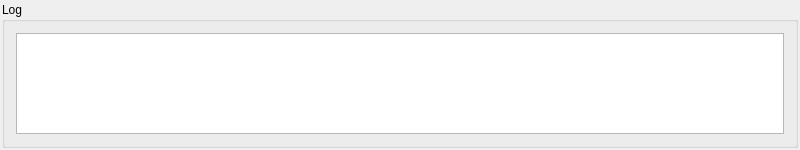
<?xml version="1.0" encoding="UTF-8"?>
<ui version="4.0">
 <class>TcpServer</class>
 <widget class="QWidget" name="TcpServer">
  <property name="geometry">
   <rect>
    <x>0</x>
    <y>0</y>
    <width>800</width>
    <height>150</height>
   </rect>
  </property>
  <property name="windowTitle">
   <string>TcpServer</string>
  </property>
  <layout class="QVBoxLayout" name="verticalLayout">
   <property name="spacing">
    <number>3</number>
   </property>
   <property name="leftMargin">
    <number>2</number>
   </property>
   <property name="topMargin">
    <number>2</number>
   </property>
   <property name="rightMargin">
    <number>2</number>
   </property>
   <property name="bottomMargin">
    <number>2</number>
   </property>
   <item>
    <widget class="QGroupBox" name="groupBox">
     <property name="title">
      <string>Log</string>
     </property>
     <layout class="QVBoxLayout" name="verticalLayout_2">
      <item>
       <widget class="QPlainTextEdit" name="log">
        <property name="readOnly">
         <bool>true</bool>
        </property>
       </widget>
      </item>
     </layout>
    </widget>
   </item>
  </layout>
 </widget>
 <layoutdefault spacing="6" margin="11"/>
 <resources/>
 <connections/>
</ui>
